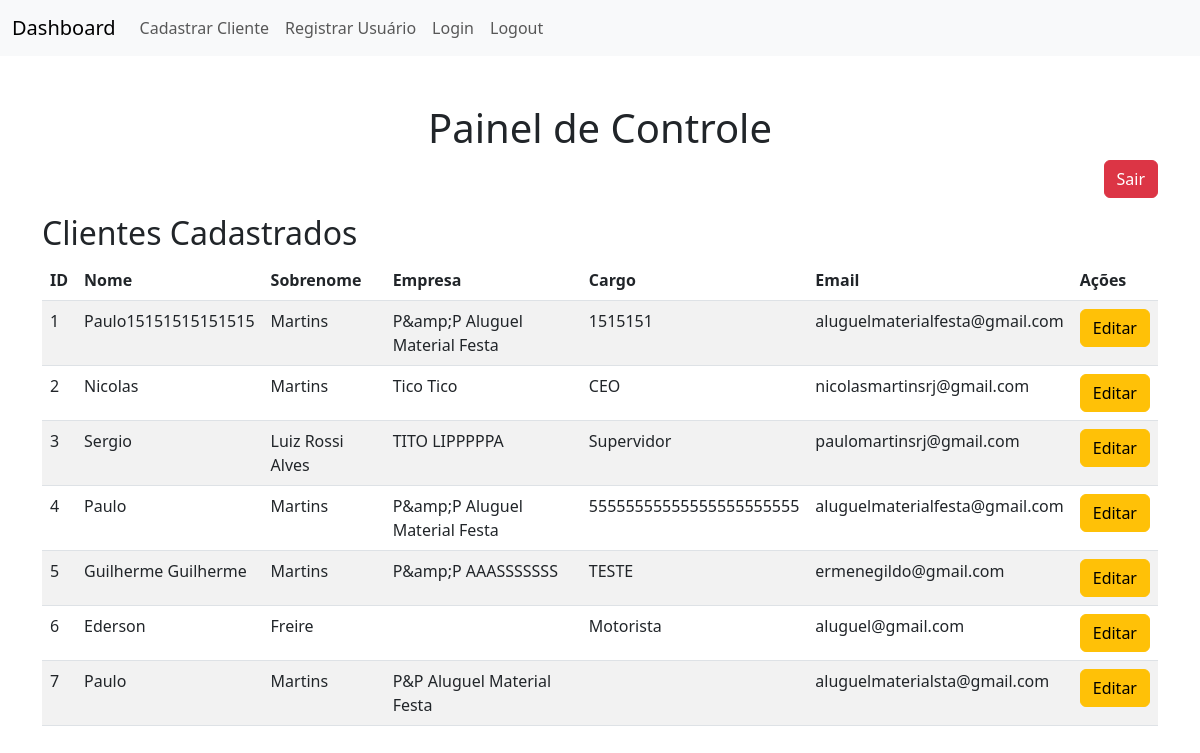
Page /dashboard.php (signed in) on the committed database.
### tables this page shows
CREATE TABLE `clientes` (
  `id` int(11) NOT NULL,
  `nome` varchar(100) DEFAULT NULL,
  `sobrenome` varchar(100) DEFAULT NULL,
  `empresa` varchar(100) DEFAULT NULL,
  `cargo` varchar(100) DEFAULT NULL,
  `email` varchar(100) DEFAULT NULL,
  `observacao` text DEFAULT NULL
);

### dashboard.php (the view, shortened to what this page needs)
<?php
include 'conexao.php';
$resultado_clientes = $mysqli->query("SELECT * FROM clientes");
?>
<!DOCTYPE html>
<html lang="pt-BR">
<head>
    <link href="https://cdn.jsdelivr.net/npm/bootstrap@5.3.0-alpha1/dist/css/bootstrap.min.css" rel="stylesheet">
</head>
<body>
    <nav class="navbar navbar-expand-lg navbar-light bg-light">
        <div class="container-fluid">
            <a class="navbar-brand" href="dashboard.php">Dashboard</a>
            <div class="collapse navbar-collapse" id="navbarNav">
                <ul class="navbar-nav">
                    <li class="nav-item">
                        <a class="nav-link" href="FormulariodeCadastrodeCliente.php">Cadastrar Cliente</a>
                    </li>
                    <li class="nav-item">
                        <a class="nav-link" href="FormulariodeRegistro.php">Registrar Usuário</a>
                    </li>
                    <li class="nav-item">
                        <a class="nav-link" href="login.php">Login</a>
                    </li>
                    <li class="nav-item">
                        <a class="nav-link" href="logout.php">Logout</a>
                    </li>
                </ul>
            </div>
        </div>
    </nav>
    <div class="container mt-5">
        <h1 class="text-center">Painel de Controle</h1>
        <div class="text-end mb-3">
            <a href="logout.php" class="btn btn-danger">Sair</a>
        </div>
        <h2>Clientes Cadastrados</h2>
        <table class="table table-striped">
            <thead>
                <tr>
                    <th>ID</th>
                    <th>Nome</th>
                    <th>Sobrenome</th>
                    <th>Empresa</th>
                    <th>Cargo</th>
                    <th>Email</th>
                    <th>Ações</th>
                </tr>
            </thead>
            <tbody>
                <?php
                if ($resultado_clientes->num_rows > 0) {
                    while ($cliente = $resultado_clientes->fetch_assoc()) {
                        echo "<tr>";
                        echo "<td>" . $cliente['id'] . "</td>";
                        echo "<td>" . htmlspecialchars($cliente['nome']) . "</td>";
                        echo "<td>" . htmlspecialchars($cliente['sobrenome']) . "</td>";
                        echo "<td>" . htmlspecialchars($cliente['empresa']) . "</td>";
                        echo "<td>" . htmlspecialchars($cliente['cargo']) . "</td>";
                        echo "<td>" . htmlspecialchars($cliente['email']) . "</td>";
                        echo "<td><a href='editar_cliente.php?id=" . $cliente['id'] . "' class='btn btn-warning'>Editar</a> </td>";
                        echo "</tr>";
                    }
                } else {
                    echo "<tr><td colspan='7' class='text-center'>Nenhum cliente cadastrado.</td></tr>";
                }
                ?>
            </tbody>
        </table>
    </div>
</body>
</html>

### rows in the picture
clientes: id "1", nome "Paulo15151515151515", sobrenome "Martins", empresa "P&amp;P Aluguel Material Festa", cargo "1515151", email "aluguelmaterialfesta@gmail.com"
clientes: id "2", nome "Nicolas", sobrenome "Martins", empresa "Tico Tico", cargo "CEO", email "nicolasmartinsrj@gmail.com"
clientes: id "3", nome "Sergio", sobrenome "Luiz Rossi Alves", empresa "TITO LIPPPPPA", cargo "Supervidor", email "paulomartinsrj@gmail.com"
clientes: id "4", nome "Paulo", sobrenome "Martins", empresa "P&amp;P Aluguel Material Festa", cargo "55555555555555555555555", email "aluguelmaterialfesta@gmail.com"
clientes: id "5", nome "Guilherme Guilherme", sobrenome "Martins", empresa "P&amp;P AAASSSSSSS", cargo "TESTE", email "ermenegildo@gmail.com"
clientes: id "6", nome "Ederson", sobrenome "Freire", cargo "Motorista", email "aluguel@gmail.com"
clientes: id "7", nome "Paulo", sobrenome "Martins", empresa "P&P Aluguel Material Festa", email "aluguelmaterialsta@gmail.com"
